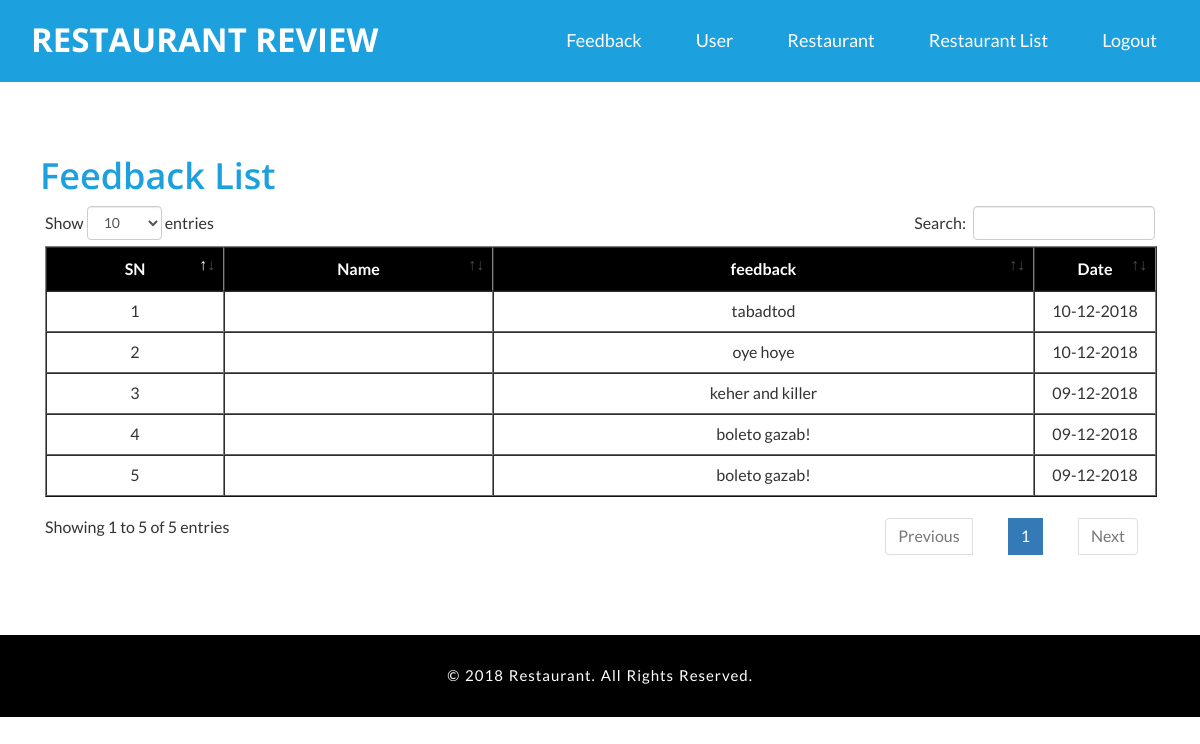
The app's page /admin_feedback.php (signed in) with its own data.
### tables this page shows
CREATE TABLE `feedback` (
  `feed_id` int(10) NOT NULL,
  `restaurant_id` int(11) NOT NULL,
  `user_id` int(11) NOT NULL,
  `feedback` varchar(1000) NOT NULL,
  `date` timestamp NOT NULL DEFAULT CURRENT_TIMESTAMP ON UPDATE CURRENT_TIMESTAMP
);

### admin_feedback.php (the view, shortened to what this page needs)
<!DOCTYPE html>
<html lang="en">
    <head>
        <?php include_once'header_files.php' ?>
    </head>
    <body>
        <?php include_once'header.php' ?>
        <?php
        include 'dbcon.php';
        if(isset($_REQUEST['restaurent_id'])){
            $restaurent_id = $_REQUEST['restaurent_id'];
            $sql = "select * from feedback where restaurant_id = $restaurent_id order by `date` desc";
        }else{
            $sql = "select * from feedback order by `date` desc";
        }
        $query = mysqli_query($con, $sql);
        $res = mysqli_fetch_all($query, MYSQLI_ASSOC);
        $sn = 1;
        ?>
        <section id="base">
            <div class="container">
                <h1 class="title">Feedback List</h1>
                <table id="example" class="mytable" border="1">
                    <thead>
                        <tr>
                            <th>SN</th>
                            <th>Name</th>
                            <th>feedback</th>
                            <th width="100">Date</th>
                        </tr>
                    </thead>
                    <tbody>
                        <?php foreach ($res as $value) { ?>
                            <tr>
                                <td><?= $sn++ ?></td>
                                <td><?= $value['name'] ?></td>
                                <td><?= $value['feedback'] ?></td>
                                <td><?= date("d-m-Y", strtotime($value['date'])) ?></td>
                            </tr>
                        <?php } ?>
                    </tbody>
                </table>
            </div>
        </section>
        <?php include_once'footer.php' ?>
    </body>
</html>

### css/style.css (style rules this page uses)
html, body { margin:0; font-size: 100%; font-family: 'Lato', sans-serif; background: #fff; }
h1,h2,h3,h4,h5,h6 { margin:0; font-family: 'Open Sans', sans-serif; font-weight: 600; }
section { position: relative; }

### css/mystyle.css (style rules this page uses)
#base { padding:4em 0 }
.title { color:#1CA0DE; padding: 10px; }
.mytable { width: 100%; }
.mytable thead tr { background: #000; }
.mytable tr th { padding: 10px !important; color: white }
.mytable tr th,.mytable tr td { text-align: center; }

### records on screen
feedback: feedback "tabadtod", date "10-12-2018"
feedback: feedback "oye hoye", date "10-12-2018"
feedback: feedback "keher and killer", date "09-12-2018"
feedback: feedback "boleto gazab!", date "09-12-2018"
feedback: feedback "boleto gazab!", date "09-12-2018"
